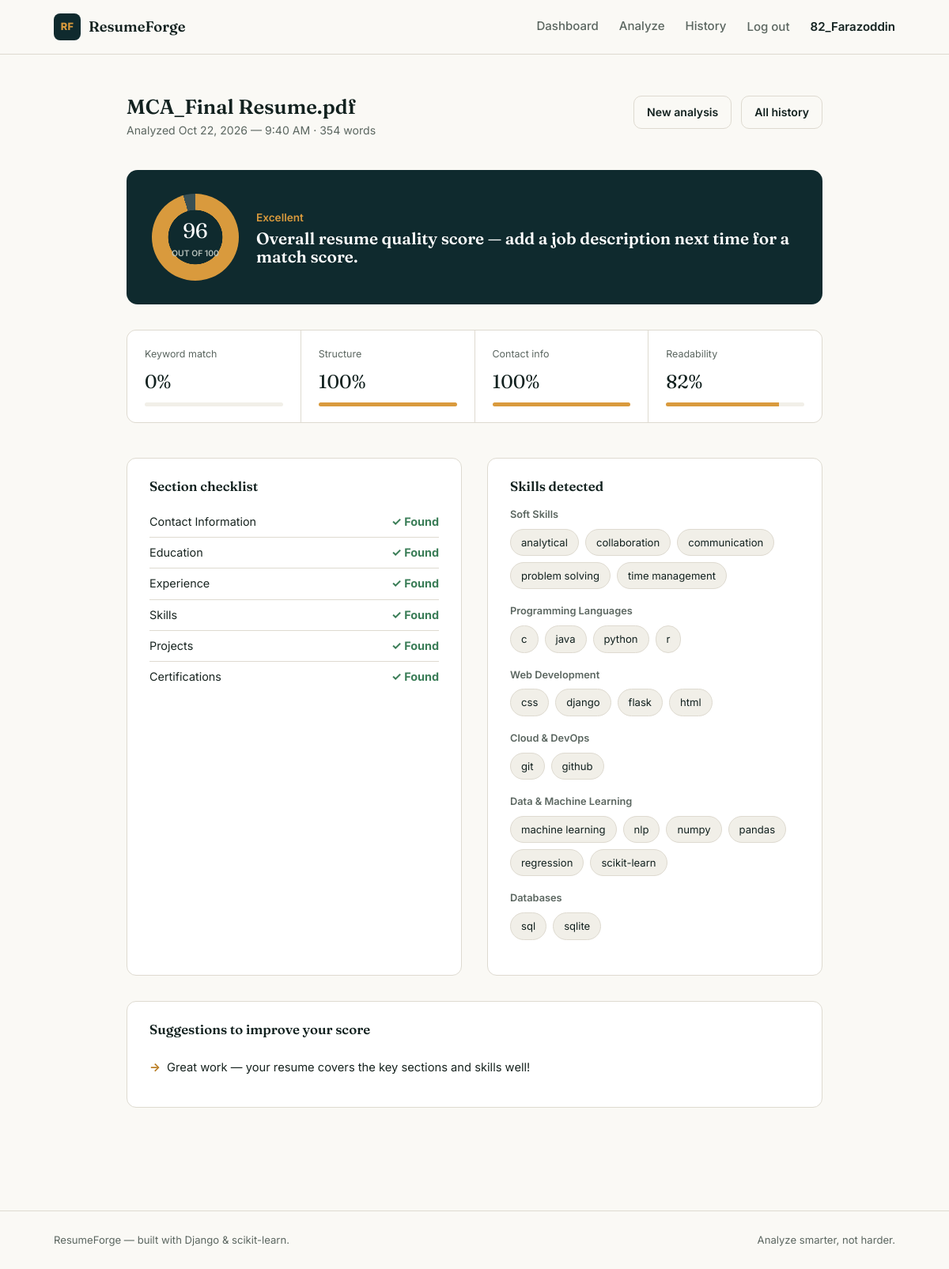
The page /analyzer/result/2/ (signed in) on the database its author committed.
### analyzer/models.py (models this page shows, shortened)
class Resume(models.Model):
    user = models.ForeignKey(User, on_delete=models.CASCADE, related_name='resumes')
    file = models.FileField(
        upload_to=resume_upload_path,
        validators=[FileExtensionValidator(allowed_extensions=['pdf', 'docx', 'txt'])],
    )
    original_filename = models.CharField(max_length=255, blank=True)
    job_description = models.TextField(blank=True)
    parsed_text = models.TextField(blank=True)
    overall_score = models.FloatField(default=0)
    keyword_score = models.FloatField(default=0)
    section_score = models.FloatField(default=0)
    contact_score = models.FloatField(default=0)
    readability_score = models.FloatField(default=0)
    sections = models.JSONField(default=dict, blank=True)
    skills_found = models.JSONField(default=list, blank=True)
    matched_skills = models.JSONField(default=list, blank=True)
    missing_skills = models.JSONField(default=list, blank=True)
    suggestions = models.JSONField(default=list, blank=True)
    word_count = models.IntegerField(default=0)
    uploaded_at = models.DateTimeField(auto_now_add=True)
    class Meta:
        ordering = ['-uploaded_at']
    @property
    def score_grade(self):
        if self.overall_score >= 80:
            return 'Excellent'
        elif self.overall_score >= 60:
            return 'Good'
        elif self.overall_score >= 40:
            return 'Fair'
        return 'Needs Work'

### analyzer/views.py (the view)
# urls.py: path('result/<int:pk>/', views.result, name='result'),
@login_required
def result(request, pk):
    resume = get_object_or_404(Resume, pk=pk)
    if resume.user != request.user:
        return HttpResponseForbidden("You don't have access to this resume analysis.")
    skills_by_category = {}
    from .ml.skills_data import ALL_SKILLS
    for skill in resume.skills_found:
        category = ALL_SKILLS.get(skill, 'Other')
        skills_by_category.setdefault(category, []).append(skill)
    return render(request, 'analyzer/result.html', {
        'resume': resume,
        'skills_by_category': skills_by_category,
    })

### analyzer/templates/analyzer/result.html (shortened to what this page needs)
{% extends "base.html" %}
{% block content %}
<div class="result-shell">
  <div class="result-top">
    <div class="result-file">
      <h1>{{ resume.original_filename|default:resume.file.name }}</h1>
      <p>Analyzed {{ resume.uploaded_at|date:"M j, Y — g:i A" }} · {{ resume.word_count }} words</p>
    </div>
    <div class="result-actions" style="margin:0;">
      <a href="{% url 'upload_resume' %}" class="btn btn-outline btn-small">New analysis</a>
      <a href="{% url 'history' %}" class="btn btn-outline btn-small">All history</a>
    </div>
  </div>
  <div class="score-hero">
    <div class="score-ring" style="background:conic-gradient(var(--gold) {{ resume.overall_score }}%, rgba(255,255,255,.18) 0);">
      <div class="score-ring-num" style="background:radial-gradient(closest-side, var(--teal-deep) 62%, transparent 63%);">
        {{ resume.overall_score|floatformat:0 }}<small>OUT OF 100</small>
      </div>
    </div>
    <div>
      <div class="score-hero-label">{{ resume.score_grade }}</div>
      <h2>
        {% if resume.job_description %}
          This resume matches the job description at {{ resume.overall_score|floatformat:0 }}%.
        {% else %}
          Overall resume quality score — add a job description next time for a match score.
        {% endif %}
      </h2>
    </div>
  </div>
  <div class="metric-grid">
    <div class="metric">
      <div class="metric-lbl">Keyword match</div>
      <div class="metric-val">{{ resume.keyword_score|floatformat:0 }}%</div>
      <div class="metric-bar"><span style="width:{{ resume.keyword_score }}%;"></span></div>
    </div>
    <div class="metric">
      <div class="metric-lbl">Structure</div>
      <div class="metric-val">{{ resume.section_score|floatformat:0 }}%</div>
      <div class="metric-bar"><span style="width:{{ resume.section_score }}%;"></span></div>
    </div>
    <div class="metric">
      <div class="metric-lbl">Contact info</div>
      <div class="metric-val">{{ resume.contact_score|floatformat:0 }}%</div>
      <div class="metric-bar"><span style="width:{{ resume.contact_score }}%;"></span></div>
    </div>
    <div class="metric">
      <div class="metric-lbl">Readability</div>
      <div class="metric-val">{{ resume.readability_score|floatformat:0 }}%</div>
      <div class="metric-bar"><span style="width:{{ resume.readability_score }}%;"></span></div>
    </div>
  </div>
  <div class="result-cols">
    <div class="panel">
      <h3>Section checklist</h3>
      {% for section, present in resume.sections.items %}
      <div class="section-check">
        <span>{{ section }}</span>
        {% if present %}<span class="tick-yes">✓ Found</span>{% else %}<span class="tick-no">✗ Missing</span>{% endif %}
      </div>
      {% endfor %}
    </div>
    <div class="panel">
      <h3>Skills detected</h3>
      {% if skills_by_category %}
        {% for category, skills in skills_by_category.items %}
        <div class="skills-block">
          <h5>{{ category }}</h5>
          <div class="chip-group">
            {% for skill in skills %}
              <span class="chip {% if skill in resume.matched_skills %}chip-good{% endif %}">{{ skill }}</span>
            {% endfor %}
          </div>
        </div>
        {% endfor %}
      {% else %}
        <p>No recognized skills detected — consider adding a dedicated Skills section.</p>
      {% endif %}
    </div>
  </div>
  <div class="panel" style="margin-top:32px;">
    <h3>Suggestions to improve your score</h3>
    <ul class="suggestion-list">
      {% for tip in resume.suggestions %}<li>{{ tip }}</li>{% endfor %}
    </ul>
  </div>
</div>
{% endblock %}

### core/templates/base.html (shortened to what this page needs)
{% load static %}
<!DOCTYPE html>
<html lang="en">
<head>
<link rel="stylesheet" href="{% static 'core/css/style.css' %}">
</head>
<body>
<header class="site-header">
  <div class="wrap header-inner">
    <a href="{% url 'landing' %}" class="brand">
      <span class="brand-mark">RF</span><span class="brand-name">ResumeForge</span>
    </a>
    <nav class="main-nav">
      {% if user.is_authenticated %}
        <a href="{% url 'dashboard' %}" {% if request.resolver_match.url_name == 'dashboard' %}class="active"{% endif %}>Dashboard</a>
        <a href="{% url 'upload_resume' %}" {% if request.resolver_match.url_name == 'upload_resume' %}class="active"{% endif %}>Analyze</a>
        <a href="{% url 'history' %}" {% if request.resolver_match.url_name == 'history' %}class="active"{% endif %}>History</a>
        <form action="{% url 'logout' %}" method="post" class="inline-form">
          <button type="submit" class="link-btn">Log out</button>
        </form>
        <span class="nav-user">{{ user.first_name|default:user.username }}</span>
      {% else %}
        <a href="{% url 'login' %}">Log in</a>
        <a href="{% url 'signup' %}" class="btn btn-small">Sign up free</a>
      {% endif %}
    </nav>
  </div>
</header>
<main>
{% block content %}{% endblock %}
</main>
<footer class="site-footer">
  <div class="wrap footer-inner">
    <span>ResumeForge — built with Django &amp; scikit-learn.</span>
    <span>Analyze smarter, not harder.</span>
  </div>
</footer>
</body>
</html>

### rows shown on the page
Resume: original_filename "MCA_Final Resume.pdf", uploaded_at "Oct 22, 2026 — 9:40 AM", word_count "354", overall_score "96", score_grade "Excellent", keyword_score "0", section_score "100", contact_score "100", readability_score "82"

### other values the page prints
{{ user.first_name|default:user.username }} "82_Farazoddin"
{{ section }} "Contact Information" "Education" "Experience" "Skills" "Projects" "Certifications"
{{ category }} "Soft Skills" "Programming Languages" "Web Development" "Cloud & DevOps" "Data & Machine Learning" "Databases"
{{ skill }} "analytical" "collaboration" "communication" "problem solving" "time management" "c" "java" "python" "r" "css" "django" "flask" "html" "git" "github" "machine learning" "nlp" "numpy" "pandas" "regression" "scikit-learn" "sql" "sqlite"
{{ tip }} "Great work — your resume covers the key sections and skills well!"
